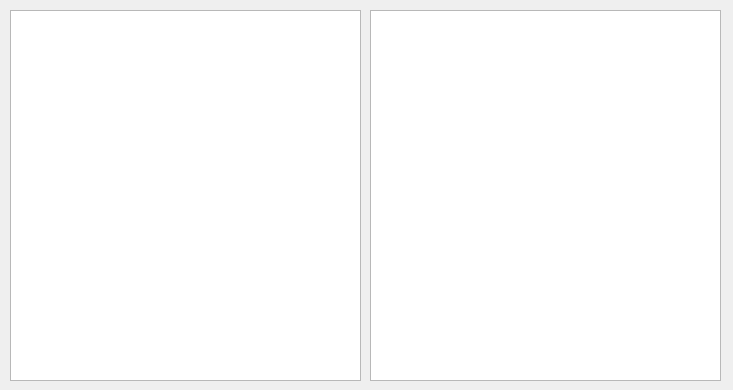
<?xml version="1.0" encoding="UTF-8"?>
<ui version="4.0">
 <class>FLoydGraph</class>
 <widget class="QWidget" name="FLoydGraph">
  <property name="geometry">
   <rect>
    <x>0</x>
    <y>0</y>
    <width>733</width>
    <height>390</height>
   </rect>
  </property>
  <property name="windowTitle">
   <string>Form</string>
  </property>
  <widget class="QGraphicsView" name="Tabla">
   <property name="geometry">
    <rect>
     <x>10</x>
     <y>10</y>
     <width>351</width>
     <height>371</height>
    </rect>
   </property>
  </widget>
  <widget class="QGraphicsView" name="TablaP">
   <property name="geometry">
    <rect>
     <x>370</x>
     <y>10</y>
     <width>351</width>
     <height>371</height>
    </rect>
   </property>
  </widget>
 </widget>
 <resources/>
 <connections/>
</ui>
